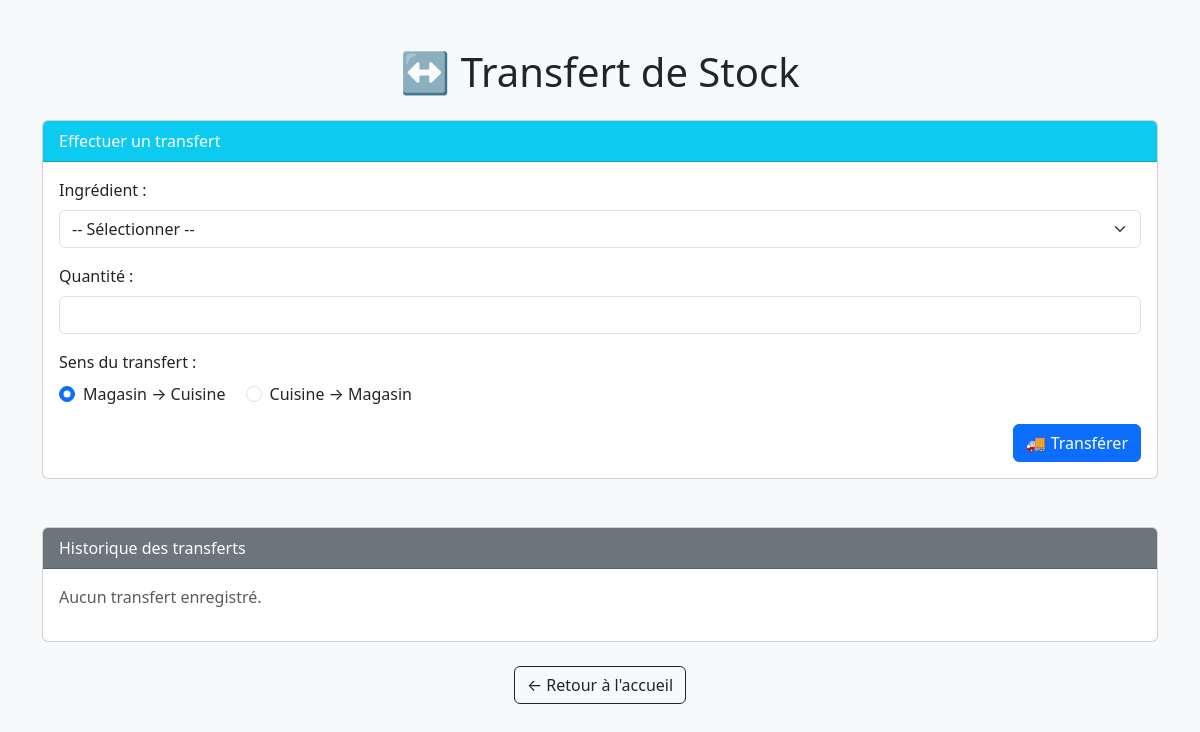
Before: /transfert with the older database file.
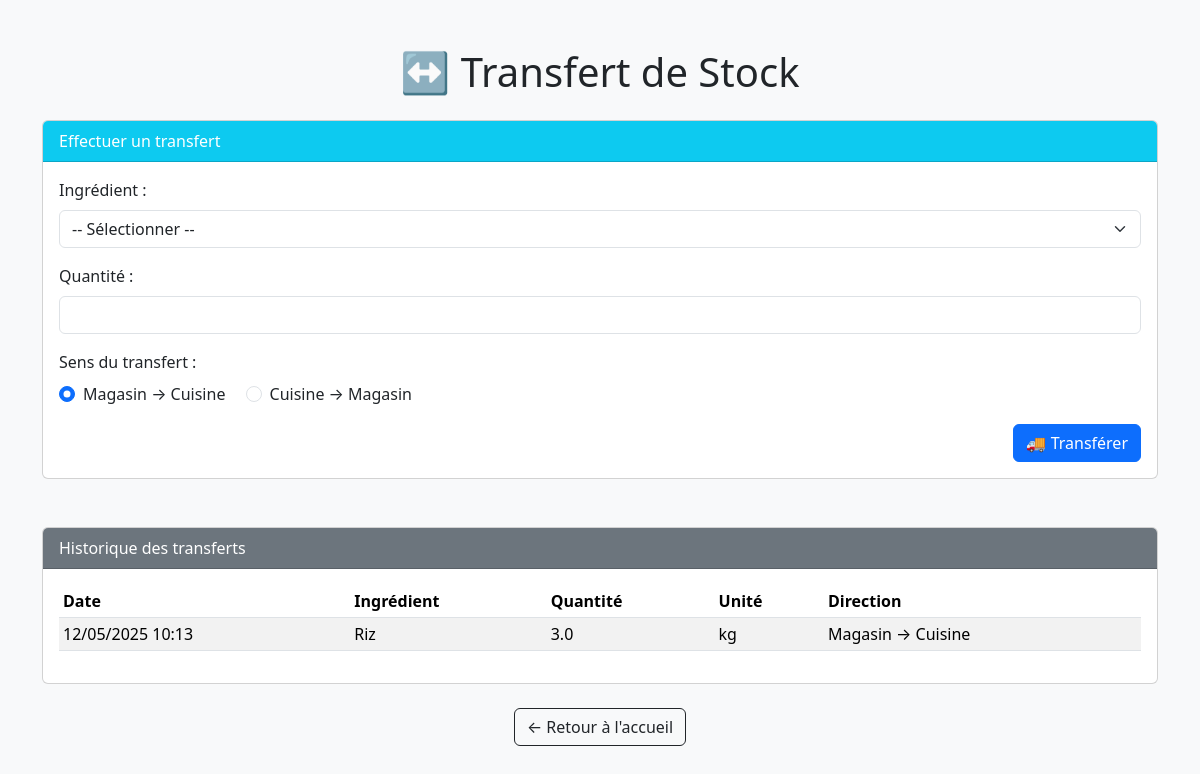
After: the same page with the newer database file.
### app.py (models this page shows)
class HistoriqueTransfert(db.Model):
    id = db.Column(db.Integer, primary_key=True)
    ingredient_id = db.Column(db.Integer, db.ForeignKey('ingredient.id'), nullable=False)
    quantite = db.Column(db.Float, nullable=False)
    unite = db.Column(db.String(50), nullable=False)
    date = db.Column(db.DateTime, default=datetime.utcnow)
    sens = db.Column(db.String(20), nullable=False)
    ingredient = db.relationship('Ingredient', backref='transferts')

class Ingredient(db.Model):
    id = db.Column(db.Integer, primary_key=True)
    nom = db.Column(db.String(100), nullable=False)
    unite = db.Column(db.String(50), nullable=False)
    stock_cuisine = db.Column(db.Float, nullable=False, default=0.0)
    stock_magasin = db.Column(db.Float, nullable=False, default=0.0)

### app.py (the view, shortened to what this page needs)
@app.route('/transfert', methods=['GET', 'POST'])
def transfert():
    ingredients = Ingredient.query.all()
    transferts = HistoriqueTransfert.query.order_by(HistoriqueTransfert.date.desc()).all()
    return render_template('transfert.html', ingredients=ingredients, transferts=transferts)

### templates/transfert.html (shortened to what this page needs)
<!DOCTYPE html>
<html lang="fr">
  <head>
    <link href="https://cdn.jsdelivr.net/npm/bootstrap@5.3.3/dist/css/bootstrap.min.css" rel="stylesheet">
  </head>
  <body class="bg-light">
    <div class="container mt-5">
      <h1 class="text-center mb-4">↔️ Transfert de Stock</h1>
      <div class="card mb-5">
        <div class="card-header bg-info text-white">Effectuer un transfert</div>
        <div class="card-body">
          <form method="POST">
            <div class="mb-3">
              <label for="ingredient" class="form-label">Ingrédient :</label>
              <select name="ingredient" id="ingredient" class="form-select" required>
                <option value="">-- Sélectionner --</option>
              </select>
            </div>
            <div class="mb-3">
              <label for="quantite" class="form-label">Quantité :</label>
              <input type="number" name="quantite" id="quantite" class="form-control" step="0.01" required>
            </div>
            <div class="mb-3">
              <label class="form-label">Sens du transfert :</label>
              <div>
                <div class="form-check form-check-inline">
                  <input class="form-check-input" type="radio" name="sens" id="m2c" value="magasin_vers_cuisine" checked>
                  <label class="form-check-label" for="m2c">Magasin → Cuisine</label>
                </div>
                <div class="form-check form-check-inline">
                  <input class="form-check-input" type="radio" name="sens" id="c2m" value="cuisine_vers_magasin">
                  <label class="form-check-label" for="c2m">Cuisine → Magasin</label>
                </div>
              </div>
            </div>
            <div class="text-end">
              <button type="submit" class="btn btn-primary">🚚 Transférer</button>
            </div>
          </form>
        </div>
      </div>
      <div class="card">
        <div class="card-header bg-secondary text-white">Historique des transferts</div>
        <div class="card-body">
          {% if transferts %}
            <table class="table table-sm table-striped">
              <thead>
                <tr>
                  <th>Date</th>
                  <th>Ingrédient</th>
                  <th>Quantité</th>
                  <th>Unité</th>
                  <th>Direction</th>
                </tr>
              </thead>
              <tbody>
                {% for t in transferts %}
                  <tr>
                    <td>{{ t.date.strftime('%d/%m/%Y %H:%M') }}</td>
                    <td>{{ t.ingredient.nom }}</td>
                    <td>{{ t.quantite }}</td>
                    <td>{{ t.unite }}</td>
                    <td>
                      {% if t.sens == 'magasin_vers_cuisine' %}
                        Magasin → Cuisine
                      {% else %}
                        Cuisine → Magasin
                      {% endif %}
                    </td>
                  </tr>
                {% endfor %}
              </tbody>
            </table>
          {% else %}
            <p class="text-muted">Aucun transfert enregistré.</p>
          {% endif %}
        </div>
      </div>
      <div class="text-center mt-4">
        <a href="{{ url_for('home') }}" class="btn btn-outline-dark">← Retour à l'accueil</a>
      </div>
    </div>
  </body>
</html>

Changed rows visible on the page:
added HistoriqueTransfert: date "12/05/2025 10:13", ingredient.nom "Riz", quantite "3.0", unite "kg", shows "Magasin → Cuisine"
Other visible differences:
text no longer shown: "Aucun transfert enregistré."
text now shown: "Date Ingrédient Quantité Unité Direction"
